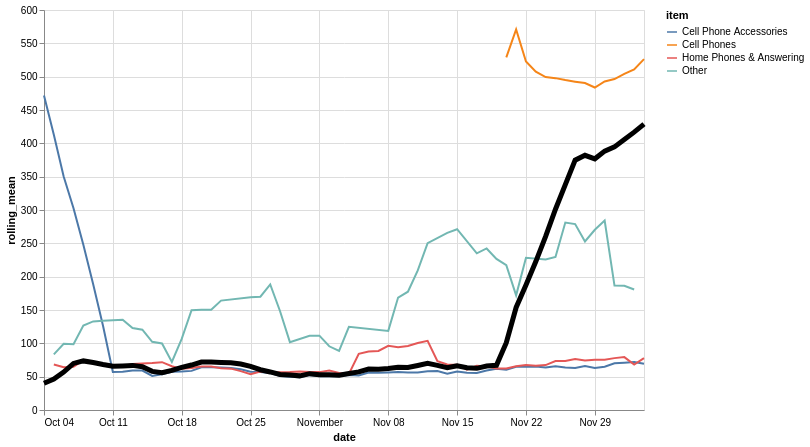

Express this chart as Vega-Lite.
### Vega-Lite specification from a JSON file in a GitHub repository (floating-point values rounded to 4 significant figures; data arrays with more than 128 entries replaced by an {"elided": "..."} marker saying what was removed)
{"config": {"view": {"continuousWidth": 400, "continuousHeight": 300}}, "layer": [{"data": {"name": "data-abfb6c6a394869acb4123bd95110bf58"}, "mark": "line", "encoding": {"color": {"type": "nominal", "field": "item"}, "x": {"type": "temporal", "field": "date"}, "y": {"type": "quantitative", "field": "rolling_mean"}}, "transform": [{"window": [{"op": "mean", "field": "logavg", "as": "rolling_mean"}], "frame": [-7, 0]}]}, {"data": {"name": "data-c6fb738cb13026d424f954ff0f0ac28c"}, "mark": {"type": "line", "color": "black", "size": 5}, "encoding": {"x": {"type": "temporal", "field": "date"}, "y": {"type": "quantitative", "field": "rolling_mean"}}, "transform": [{"window": [{"op": "mean", "field": "logavg", "as": "rolling_mean"}], "frame": [-7, 0]}]}], "height": 400, "width": 600, "$schema": "https://vega.github.io/schema/vega-lite/v4.8.1.json", "datasets": {"data-abfb6c6a394869acb4123bd95110bf58": {"elided": "186 records"}, "data-c6fb738cb13026d424f954ff0f0ac28c": [{"date": "2020-10-04", "logavg": 40.0}, {"date": "2020-10-05", "logavg": 53.05}, {"date": "2020-10-06", "logavg": 77.37}, {"date": "2020-10-07", "logavg": 109.1}, {"date": "2020-10-08", "logavg": 88.57}, {"date": "2020-10-09", "logavg": 58.66}, {"date": "2020-10-10", "logavg": 50.43}, {"date": "2020-10-11", "logavg": 47.24}, {"date": "2020-10-12", "logavg": 44.71}, {"date": "2020-10-13", "logavg": 59.15}, {"date": "2020-10-14", "logavg": 60.74}, {"date": "2020-10-15", "logavg": 54.28}, {"date": "2020-10-16", "logavg": 72.22}, {"date": "2020-10-17", "logavg": 85.83}, {"date": "2020-10-18", "logavg": 87.28}, {"date": "2020-10-19", "logavg": 75.54}, {"date": "2020-10-20", "logavg": 80.93}, {"date": "2020-10-21", "logavg": 58.17}, {"date": "2020-10-22", "logavg": 57.16}, {"date": "2020-10-23", "logavg": 49.91}, {"date": "2020-10-24", "logavg": 57.08}, {"date": "2020-10-25", "logavg": 57.51}, {"date": "2020-10-26", "logavg": 47.04}, {"date": "2020-10-27", "logavg": 48.85}, {"date": "2020-10-28", "logavg": 51.42}, {"date": "2020-10-29", "logavg": 50.22}, {"date": "2020-10-30", "logavg": 47.64}, {"date": "2020-10-31", "logavg": 76.26}, {"date": "2020-11-01", "logavg": 44.46}, {"date": "2020-11-02", "logavg": 56.73}, {"date": "2020-11-03", "logavg": 42.08}, {"date": "2020-11-04", "logavg": 69.31}, {"date": "2020-11-05", "logavg": 71.21}, {"date": "2020-11-06", "logavg": 84.15}, {"date": "2020-11-07", "logavg": 45.73}, {"date": "2020-11-08", "logavg": 83.6}, {"date": "2020-11-09", "logavg": 60.33}, {"date": "2020-11-10", "logavg": 52.84}, {"date": "2020-11-11", "logavg": 66.39}, {"date": "2020-11-12", "logavg": 95.17}, {"date": "2020-11-13", "logavg": 47.64}, {"date": "2020-11-14", "logavg": 55.08}, {"date": "2020-11-15", "logavg": 69.17}, {"date": "2020-11-16", "logavg": 60.9}, {"date": "2020-11-17", "logavg": 53.02}, {"date": "2020-11-18", "logavg": 80.73}, {"date": "2020-11-19", "logavg": 75.22}, {"date": "2020-11-20", "logavg": 366.4}, {"date": "2020-11-21", "logavg": 470.0}, {"date": "2020-11-22", "logavg": 324.4}, {"date": "2020-11-23", "logavg": 350.5}, {"date": "2020-11-24", "logavg": 362.3}, {"date": "2020-11-25", "logavg": 379.7}, {"date": "2020-11-26", "logavg": 376.1}, {"date": "2020-11-27", "logavg": 368.8}, {"date": "2020-11-28", "logavg": 424.5}, {"date": "2020-11-29", "logavg": 427.7}, {"date": "2020-11-30", "logavg": 416.9}, {"date": "2020-12-01", "logavg": 400.9}, {"date": "2020-12-02", "logavg": 450.5}, {"date": "2020-12-03", "logavg": 468.7}, {"date": "2020-12-04", "logavg": 472.6}]}}
